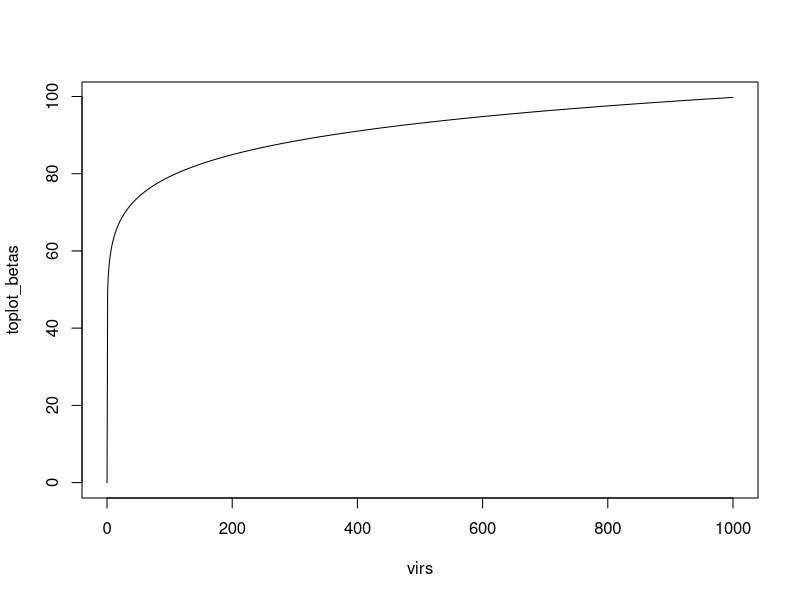
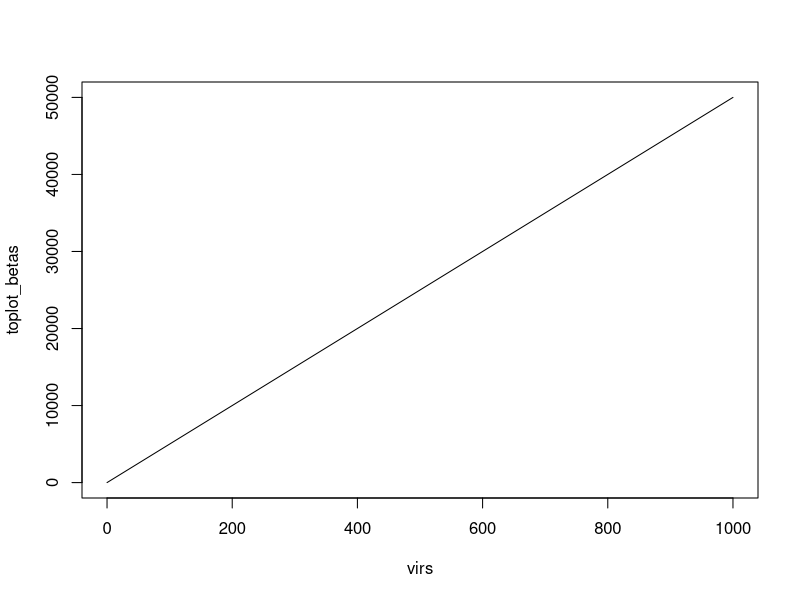
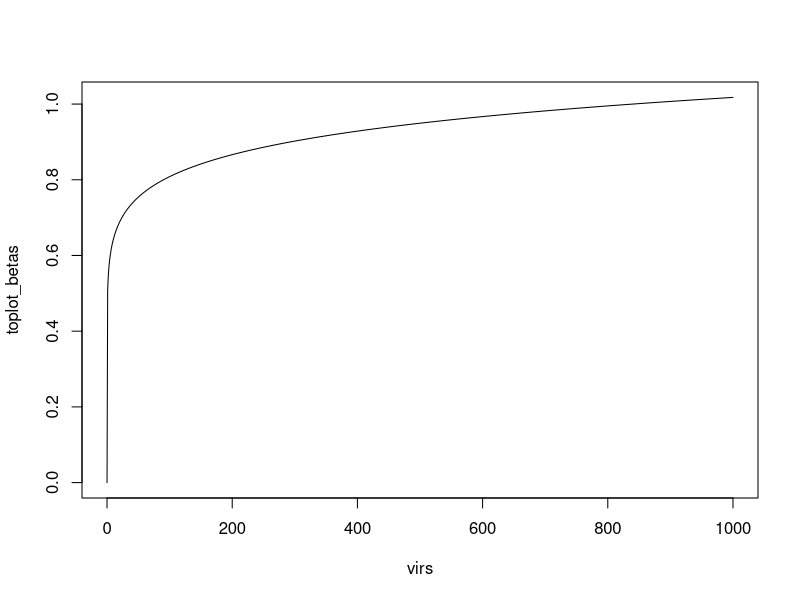
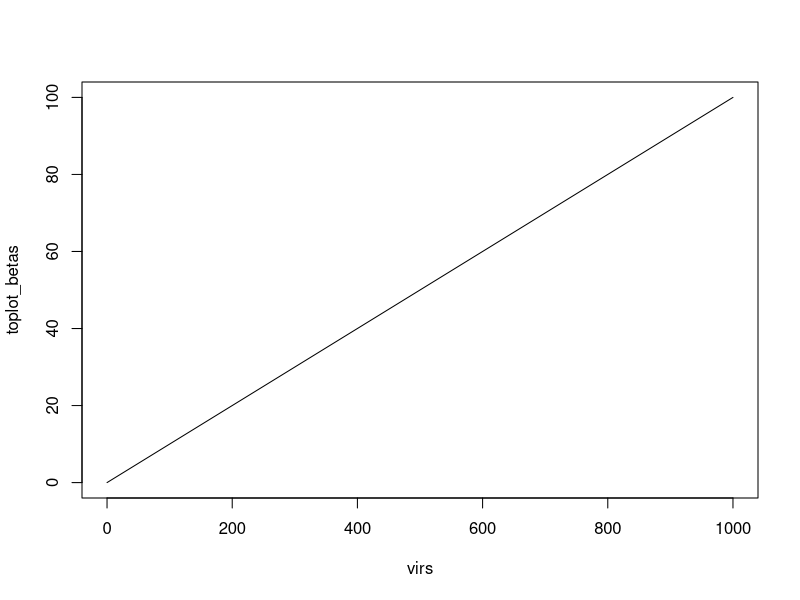

Recreate these plots in R, in order. (Note: this script raises an error after producing the figures.)
virs <- seq(0, 1000, 1)
c1 <- 50
c2 <- 0.1
toplot_betas <- c1 * (virs)^c2
plot(virs, toplot_betas, type='l')

c1 <- 50
c2 <- 1
toplot_betas <- c1 * (virs)^c2
plot(virs, toplot_betas, type='l')

c1 <- 0.51
c2 <- 0.1
toplot_betas <- c1 * (virs)^c2
plot(virs, toplot_betas, type='l')

c1 <- 0.1
c2 <- 1
toplot_betas <- c1 * (virs)^c2
plot(virs, toplot_betas, type='l')


c1 <- 1
c2 <- 0.6
c3 <- 1e-04
m_m = 1 / 3
R0s <- c()
for (vir in virs) {
  mort <- (vir) * c3
  beta <- c1 * (vir)^c2
  psi <- 1 / (1 / ((gamma + nat_mort + m_m + mort)) + 4)
  F_matrix = matrix(c(0, beta*N_m/N_m^p, epsilon*beta*N_m/N_m^p,
                      0, 0, 0,
                      0, 0, 0),nrow=3, ncol=3, byrow=T)
  V_matrix = matrix(c(-sigma-nat_mort-m_m, 0, 0,
                      sigma, -m_m-gamma-mort-nat_mort, 0,
                      sigma, 0, -psi),nrow=3, ncol=3, byrow=T)
  V_matrix_inverse = solve(V_matrix)
  G_matrix = F_matrix %*% V_matrix_inverse
  R0_one = abs(eigen(G_matrix)$values[1])
  R0_num = beta * N_m * psi * sigma + epsilon * beta * N_m * (m_m * sigma + gamma * sigma + mort * sigma + sigma * nat_mort)
  R0_denom = N_m^p * (- sigma - nat_mort - m_m) * (- psi) * (- m_m - gamma - mort - nat_mort)
  R0_two = abs(R0_num / R0_denom)
  if (round(R0_one, 2) != round(R0_two, 2)) {
    stop(paste0(R0_one, '; ', R0_two))
  }
  R0s <- c(R0s, R0_one)
}

# Plot
plot(virs, R0s, type='l')
virs[which(R0s == max(R0s))]
#plot(virs * c3, R0s, type='l')

